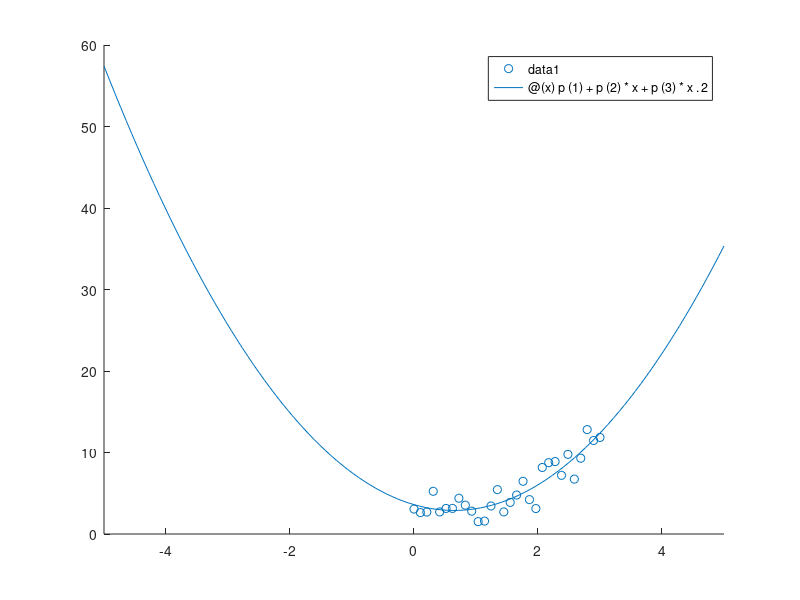

Reproduce this figure in MATLAB.
rand('seed', 314);
x = linspace(0,3,30);
y = 2*x.^2-3*x+1+5*rand(size(x));


X = zeros(30, 2);
X(:,1) = 1;
X(:,2) = x(:);
X(:,3) = x(:).^2;

% Normal Equations
p = inv(X'*X)*X'*y';

% QR Factorization
[Q,R] = qr(X);
p = R\Q'*y';

% SVD Decomposition
[U,E,V] = svd(X, 'econ');
p = V*inv(E)*U'*y';

scatter(x, y);
hold on
fplot(@(x) p(1) + p(2)*x + p(3)*x.^2);